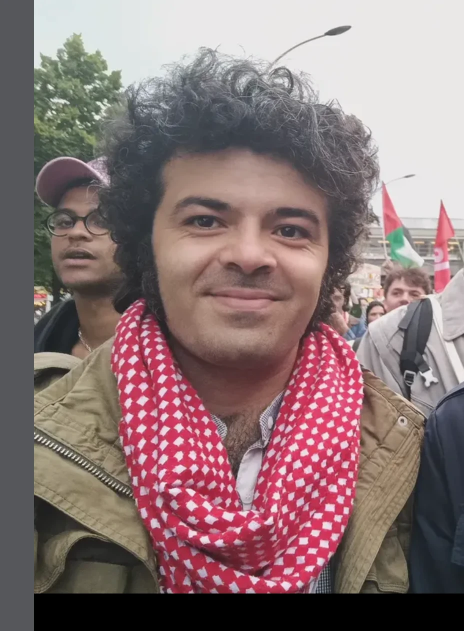
#> input picture ardalan-bastani-website/assets/img/originals/march.webp, 928 x 1262 px (shown at 1/2 size)
$ python process-images.py
#> lines starting #> are read from the running program, lines starting #| are printed output that depends on the picture
#!/usr/bin/env python3
"""
Turn the original photos in assets/img/originals/ into the cohesive graphic set
used by the site: cleaned full-colour versions, ink->gold duotones, and one
halftone screen-print poster. Re-run after swapping in new source photos.

    pip install Pillow numpy
    python3 scripts/process-images.py
"""
from PIL import Image, ImageOps, ImageEnhance
import numpy as np, os

HERE = os.path.dirname(os.path.dirname(os.path.abspath(__file__)))
IMG  = os.path.join(HERE, "assets", "img")
ORIG = os.path.join(IMG, "originals")

INK=(11,10,13); RUST=(122,55,42); GOLD=(233,197,135); PAPER=(238,232,222)
DUO=[(0.0,INK),(0.45,(60,38,40)),(0.72,RUST),(1.0,GOLD)]

# slug -> (file, contrast, brightness, left%, top%, right%, bottom%)
JOBS = {
 "march":  ("march.webp",  1.10,1.02, .065,0,1.0,.952),
 "room":   ("room.webp",   1.08,1.00, 0,0,1.0,1.0),
 "evening":("evening.webp",1.12,1.04, 0,0,1.0,1.0),
 "gaze":   ("gaze.webp",   1.10,1.00, .035,0,1.0,1.0),
 "red":    ("red.webp",    1.12,1.02, 0,0,1.0,1.0),
}
HERO = "red"      # source for the WebGL relief texture
POSTER = "gaze"   # source for the halftone poster

def load(f, box):
#> called with f = 'march.webp'
    im = ImageOps.exif_transpose(Image.open(os.path.join(ORIG, f)).convert("RGB"))
#> im is the input picture: PIL image 928x1262 RGB; mean R, G, B 138.2, 116, 117
    W,H = im.size; l,t,r,b = box
#> after `W, H = im.size`: W = 928; H = 1262
    return im.crop((int(W*l), int(H*t), int(W*r), int(H*b)))
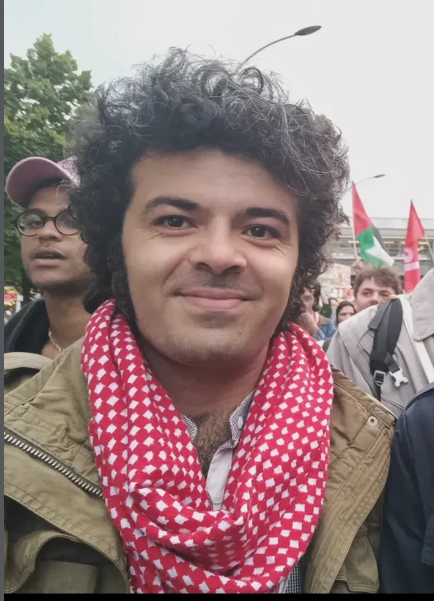
#> returned value: PIL image 868x1201 RGB (shown at 1/2 size); mean R, G, B 149, 124, 124.8
#|   -> march-color.webp (868, 1201)

def duotone(im, contrast=1.12, bright=1.0):
#> called with contrast = 1.1, bright = 1.02
    g = ImageOps.autocontrast(ImageEnhance.Brightness(
        ImageEnhance.Contrast(ImageOps.grayscale(im)).enhance(contrast)).enhance(bright), cutoff=1)
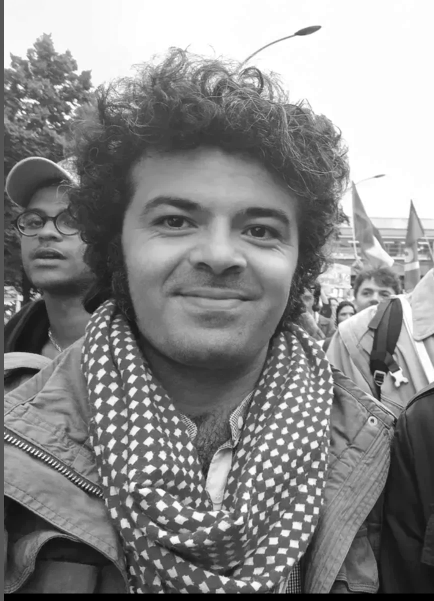
#> g: PIL image 868x1201 L (shown at 1/2 size); min 0, max 255, mean 137.1
    xs=[s[0] for s in DUO]; cs=[s[1] for s in DUO]; lut=np.zeros((256,3),np.uint8)
    for i in range(256):
        t=i/255
        for k in range(len(xs)-1):
            if xs[k]<=t<=xs[k+1]:
                f=(t-xs[k])/((xs[k+1]-xs[k]) or 1)
                lut[i]=[int(cs[k][j]+(cs[k+1][j]-cs[k][j])*f) for j in range(3)]; break
        else: lut[i]=cs[-1]
    return Image.fromarray(lut[np.asarray(g)], "RGB")
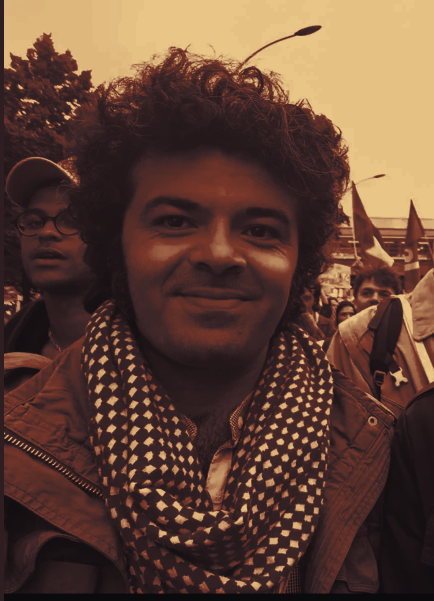
#> returned value: PIL image 868x1201 RGB (shown at 1/2 size); mean R, G, B 97.7, 68.1, 54.6

def halftone(im, cell=6):
    g = ImageOps.autocontrast(ImageEnhance.Contrast(ImageOps.grayscale(im)).enhance(1.18), cutoff=1)
    a = np.asarray(g).astype(np.float32)/255.0; H,W=a.shape
    yy,xx = np.mgrid[0:H,0:W]
    cx=(xx%cell)-cell/2+0.5; cy=(yy%cell)-cell/2+0.5
    ink = ((np.sqrt(cx*cx+cy*cy)/(cell*0.72)) > a).astype(np.float32)
    out = (np.array(PAPER)*(1-ink[...,None]) + np.array(INK)*ink[...,None]).astype(np.uint8)
    return Image.fromarray(out, "RGB")

def save(im, name, w, q=82):
    if im.width > w: im = im.resize((w, int(im.height*w/im.width)), Image.LANCZOS)
    im.save(os.path.join(IMG, name), quality=q, method=6)
    print("  ->", name, im.size)

for slug,(f,c,b,*box) in JOBS.items():
    im = load(f, box)
    save(im, f"{slug}-color.webp", 1300)
    save(duotone(im, c, b), f"{slug}-duo.webp", 1200)
#|   -> march-duo.webp (868, 1201)
    if slug == HERO:
        save(im, "hero-color.webp", 1200, q=86)
        save(duotone(im, c, b), "hero-duo.webp", 1200, q=86)
    if slug == POSTER:
        save(halftone(load(f, box).resize((760, int(load(f,box).height*760/load(f,box).width)),
             Image.LANCZOS)), "gaze-halftone.webp", 760)
#> pass 2 of the loop `for slug,(f,c,b,*box) in JOBS.items():`:
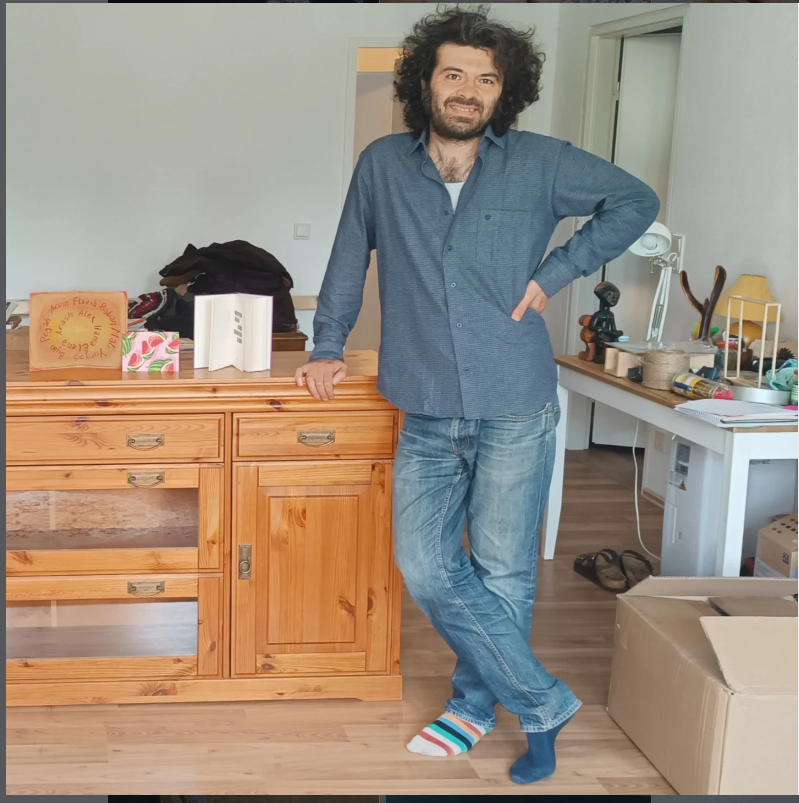
#> input picture ardalan-bastani-website/assets/img/originals/room.webp, 1598 x 1606 px (shown at 1/2 size)
#> in load, im is the input picture: PIL image 1598x1606 RGB; mean R, G, B 156.4, 143.3, 129
#> im: PIL image 1300x1306 RGB
#|   -> room-color.webp (1300, 1306)
#> in duotone (call 2), `g = ImageOps.autocontrast(ImageEnhance.Brightness( ImageEnhance.Contra..`:
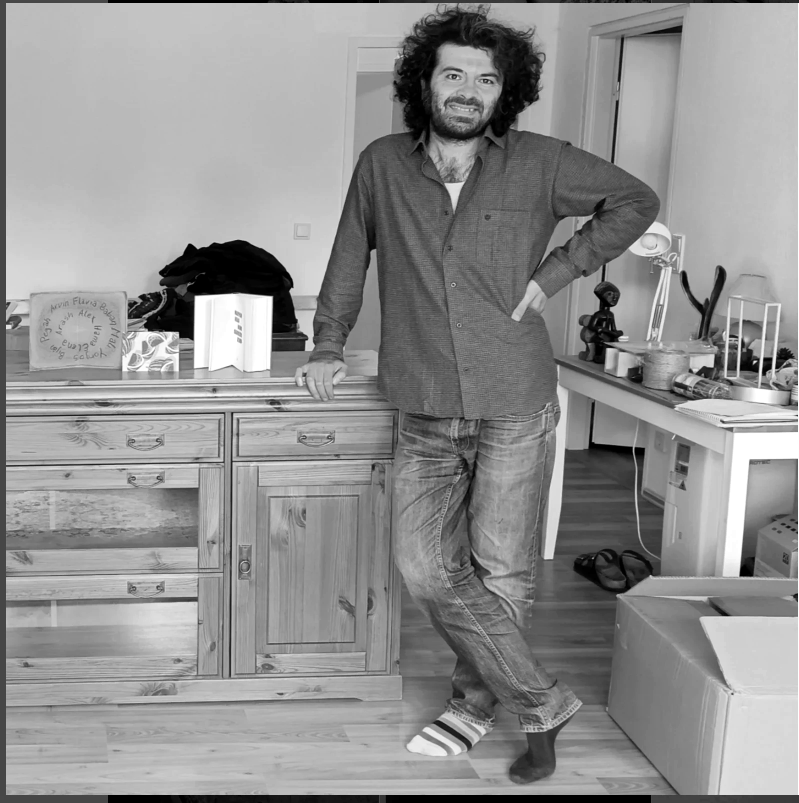
#> g: PIL image 1598x1606 L (shown at 1/2 size); min 0, max 255, mean 145
#> in duotone (call 2), `return Image.fromarray(lut[np.asarray(g)], "RGB")`:
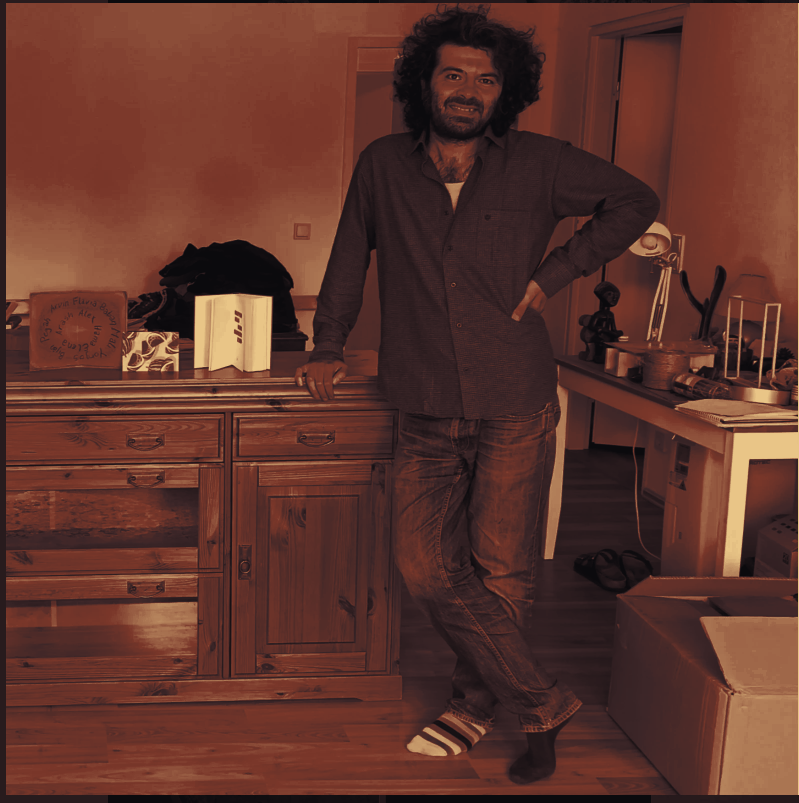
#> returned value: PIL image 1598x1606 RGB (shown at 1/2 size); mean R, G, B 94.8, 52.4, 43.5
#> im: PIL image 1200x1206 RGB
#|   -> room-duo.webp (1200, 1206)
#> pass 3 of the loop `for slug,(f,c,b,*box) in JOBS.items():`:
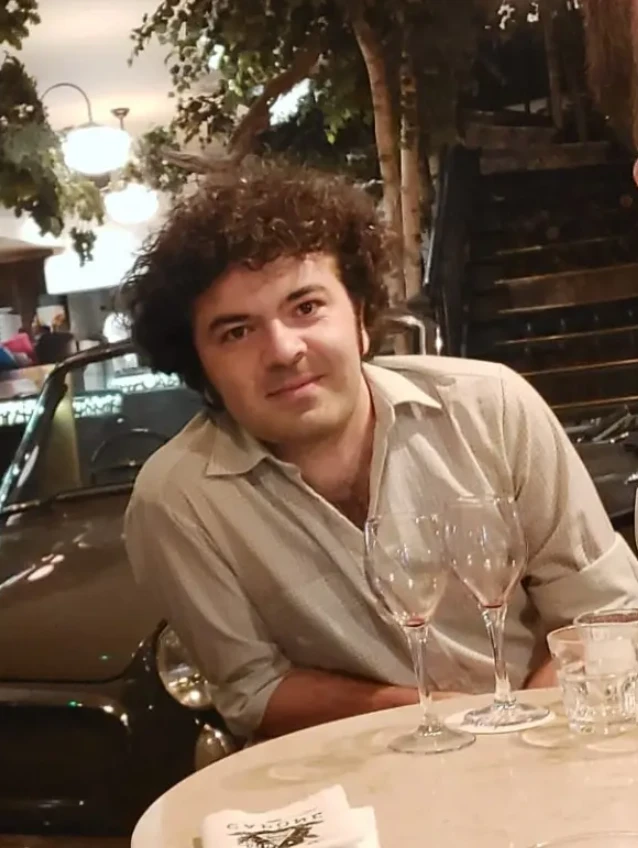
#> input picture ardalan-bastani-website/assets/img/originals/evening.webp, 638 x 848 px
#> in load, im is the input picture: PIL image 638x848 RGB; mean R, G, B 122, 100.5, 82.5
#|   -> evening-color.webp (638, 848)
#> in duotone (call 3), `g = ImageOps.autocontrast(ImageEnhance.Brightness( ImageEnhance.Contra..`:
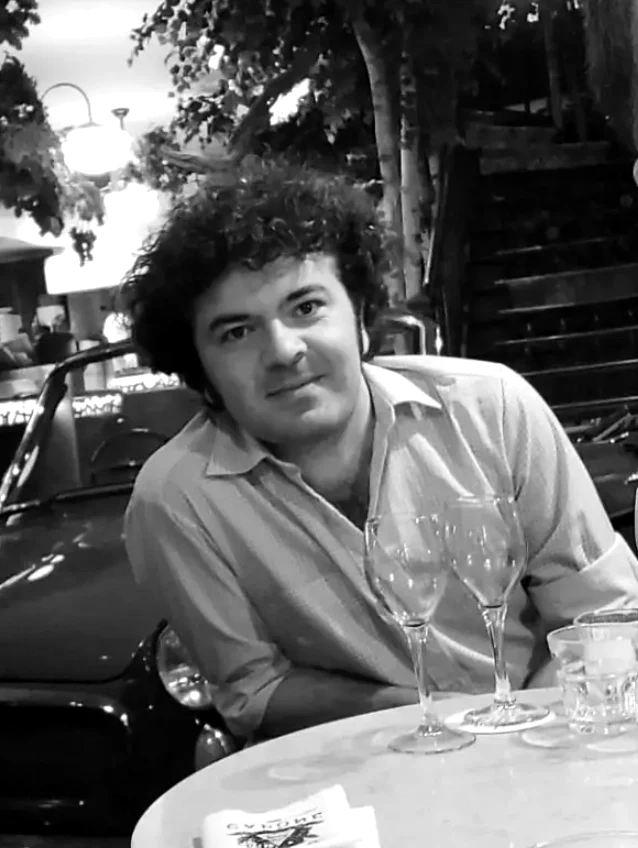
#> g: PIL image 638x848 L; min 0, max 255, mean 102.8
#> in duotone (call 3), `return Image.fromarray(lut[np.asarray(g)], "RGB")`:
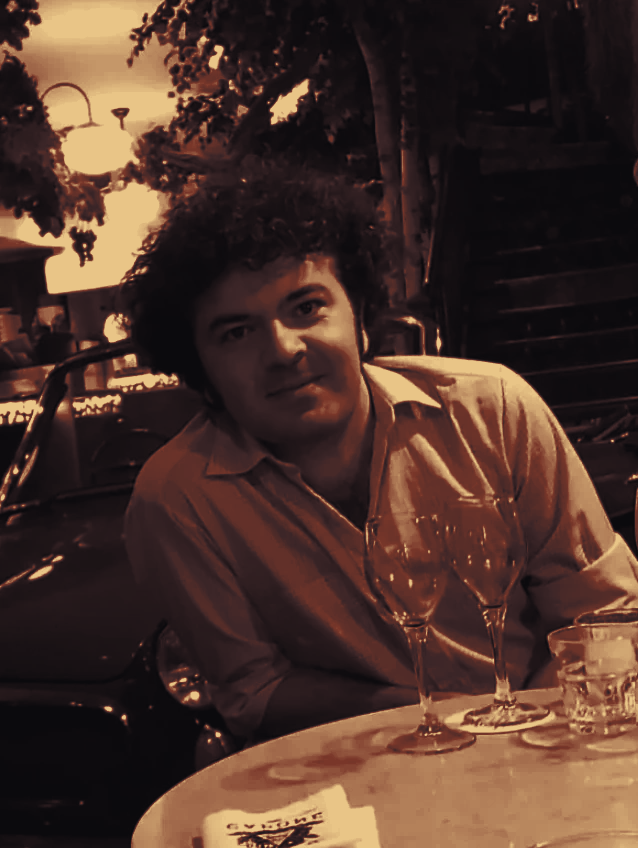
#> returned value: PIL image 638x848 RGB; mean R, G, B 75.8, 51.7, 42.6
#|   -> evening-duo.webp (638, 848)
#> the loop made 5 passes; the first 3 are shown
print("done")
